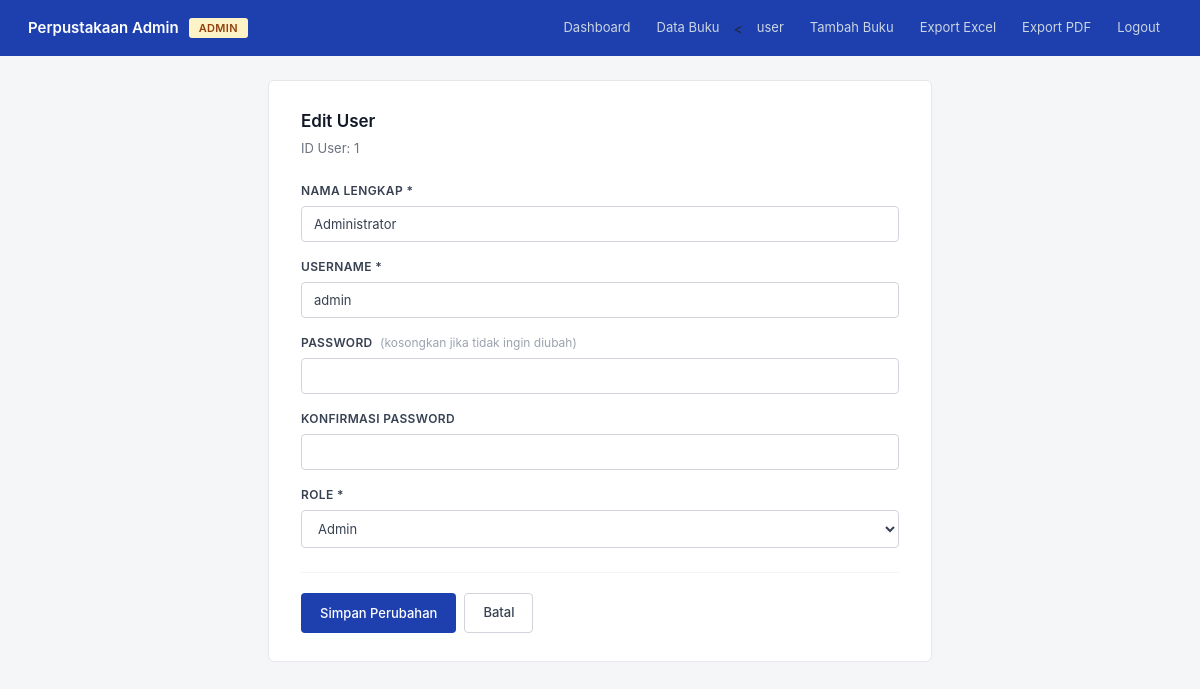
/pages/user_edit.php?id=1 (signed in), run on the app's committed database.
### tables this page shows
CREATE TABLE `users` (
  `id` int(11) NOT NULL AUTO_INCREMENT,
  `nama` varchar(100) NOT NULL,
  `username` varchar(50) NOT NULL,
  `password` varchar(255) NOT NULL,
  `role` enum('admin','petugas') NOT NULL DEFAULT 'petugas',
  `created_at` timestamp NOT NULL DEFAULT current_timestamp(),
  PRIMARY KEY (`id`),
  UNIQUE KEY `username` (`username`)
);

### config/auth.php (called while the page is built, shortened)
<?php
function hasRole($role) {
    return isset($_SESSION['role']) && $_SESSION['role'] === $role;
}
?>

### pages/user_edit.php (the view, shortened to what this page needs)
<?php
include '../config/auth.php';
include '../config/koneksi.php';
$id = isset($_GET['id']) ? (int) $_GET['id'] : 0;
$stmt = mysqli_prepare($conn, 'SELECT id, nama, username, role FROM users WHERE id = ?');
mysqli_stmt_bind_param($stmt, 'i', $id);
mysqli_stmt_execute($stmt);
$result = mysqli_stmt_get_result($stmt);
$user = mysqli_fetch_assoc($result);
$role_label = ($_SESSION['role'] === 'admin') ? 'Admin' : 'Petugas';
$is_admin   = hasRole('admin');
?>
<!DOCTYPE html>
<html lang="id">
<head>
</head>
<body>
    <div class="navbar">
        <div class="brand">
            Perpustakaan Admin
            <span class="role-badge <?= $is_admin ? 'role-admin' : 'role-petugas' ?>">
                <?= $role_label ?>
            </span>
        </div>
        <div class="menu">
            <a href="dashboard.php">Dashboard</a>
            <a href="data_buku.php">Data Buku</a>
            <<a href="users.php">user</a>
            <a href="tambah.php">Tambah Buku</a>
            <a href="../export/export_excel.php">Export Excel</a>
            <a href="../export/export_pdf.php">Export PDF</a>
            <a href="../auth/logout.php" onclick="return confirm('Yakin mau logout?')">Logout</a>
        </div>
    </div>
    <div class="container">
        <div class="card">
            <h2>Edit User</h2>
            <p class="subtitle">ID User: <?= $user['id'] ?></p>
            <form method="POST">
                <div class="form-group">
                    <label>Nama Lengkap *</label>
                    <input type="text" name="nama"
                           value="<?= htmlspecialchars($_POST['nama'] ?? $user['nama']) ?>" required>
                </div>
                <div class="form-group">
                    <label>Username *</label>
                    <input type="text" name="username"
                           value="<?= htmlspecialchars($_POST['username'] ?? $user['username']) ?>" required>
                </div>
                <div class="form-group">
                    <label>Password <span class="hint">(kosongkan jika tidak ingin diubah)</span></label>
                    <input type="password" name="password" autocomplete="new-password">
                </div>
                <div class="form-group">
                    <label>Konfirmasi Password</label>
                    <input type="password" name="confirm_password" autocomplete="new-password">
                </div>
                <div class="form-group">
                    <label>Role *</label>
                    <select name="role">
                        <option value="admin" <?= (($_POST['role'] ?? $user['role']) === 'admin') ? 'selected' : '' ?>>Admin</option>
                    </select>
                </div>
                <div class="form-actions">
                    <button type="submit" class="btn btn-primary">Simpan Perubahan</button>
                    <a href="users.php" class="btn btn-secondary">Batal</a>
                </div>
            </form>
        </div>
    </div>
</body>
</html>

### pages/user_edit.php (style rules this page uses)
* { box-sizing: border-box; margin: 0; padding: 0; }
body { font-family: -apple-system, BlinkMacSystemFont, 'Segoe UI', Roboto, Arial, sans-serif; background: #f5f6f8; color: #1f2937; font-size: 14px; line-height: 1.5; -webkit-font-smoothing: antialiased; }
.navbar { background: #1e40af; padding: 0 28px; display: flex; justify-content: space-between; align-items: center; height: 56px; }
.navbar .brand { color: #ffffff; font-weight: 600; font-size: 15px; display: flex; align-items: center; gap: 10px; }
.navbar .menu { display: flex; align-items: center; gap: 2px; }
.navbar .menu a { color: #cbd5e1; text-decoration: none; font-size: 13px; padding: 7px 12px; border-radius: 4px; transition: background 0.15s, color 0.15s; }
.role-badge { padding: 2px 10px; border-radius: 3px; font-size: 11px; font-weight: 600; text-transform: uppercase; letter-spacing: 0.03em; }
.role-admin { background: #fef3c7; color: #92400e; }
.container { padding: 24px 28px; max-width: 720px; margin: 0 auto; }
.card { background: #ffffff; border: 1px solid #e5e7eb; border-radius: 6px; padding: 28px 32px; }
.card h2 { font-size: 17px; font-weight: 600; color: #111827; margin-bottom: 4px; }
.card .subtitle { font-size: 13px; color: #6b7280; margin-bottom: 24px; }
.form-group { margin-bottom: 16px; }
.form-group label { display: block; font-size: 12px; font-weight: 600; color: #374151; margin-bottom: 6px; text-transform: uppercase; letter-spacing: 0.03em; }
.form-group input, .form-group select { width: 100%; padding: 9px 12px; border: 1px solid #d1d5db; border-radius: 4px; font-size: 13px; outline: none; font-family: inherit; background: #ffffff; color: #374151; }
.form-group .hint { color: #9ca3af; font-size: 12px; font-weight: 400; text-transform: none; letter-spacing: 0; margin-left: 4px; }
.btn { padding: 9px 18px; border: 1px solid transparent; border-radius: 4px; color: #ffffff; font-size: 13px; font-weight: 500; cursor: pointer; text-decoration: none; display: inline-block; font-family: inherit; transition: background 0.15s; }
.btn-primary { background: #1e40af; }
.btn-secondary { background: #ffffff; color: #374151; border-color: #d1d5db; }
.form-actions { display: flex; gap: 8px; margin-top: 24px; padding-top: 20px; border-top: 1px solid #f3f4f6; }

### data on the page
users: id "1", nama "Administrator", username "admin", role "Admin"

### other printed values
$role_label "ADMIN"
